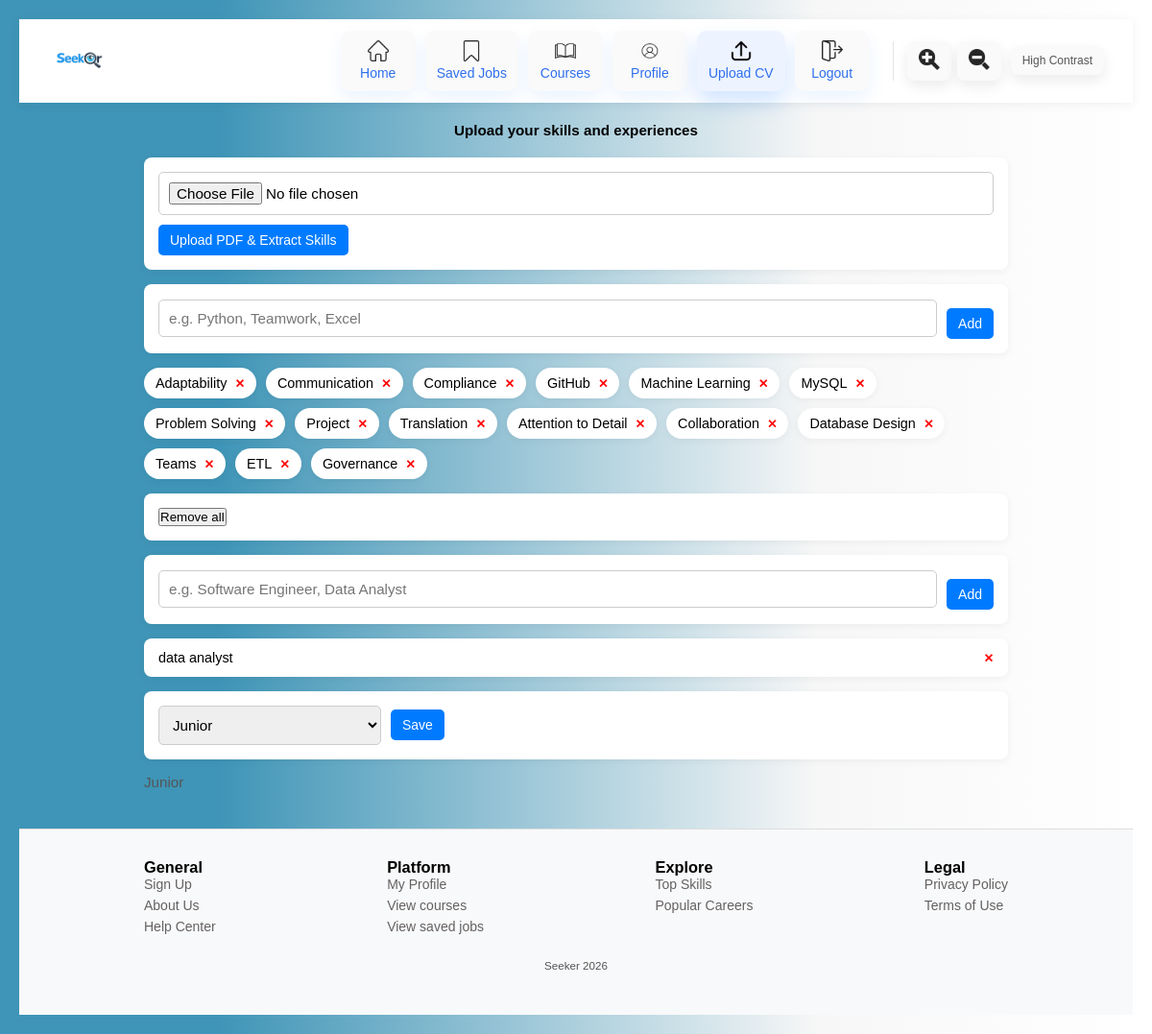
/upload_cv (signed in), run on the app's committed database.
### app.py (models this page shows)
class UserSkill(db.Model):  #user skill table
    __tablename__="user_skill"
    id = db.Column(db.Integer, primary_key=True)
    user_id=db.Column(db.Integer,db.ForeignKey("user.id"), nullable=False)
    skill_id = db.Column(db.Integer, db.ForeignKey("skill.id"), nullable=False)
    user = db.relationship("User", back_populates="skills")
    skill = db.relationship("Skill", back_populates="users")
    __table_args__ = (
        db.UniqueConstraint("user_id", "skill_id", name="unique_user_skill"),
    )

class Skill(db.Model):   #skill table
    __tablename__="skill"
    id = db.Column(db.Integer, primary_key=True)
    name = db.Column(db.String(120), unique=True, nullable=False)
    users = db.relationship("UserSkill",back_populates="skill",cascade="all, delete-orphan")

class User(db.Model): #user table
    __tablename__="user"
    id = db.Column(db.Integer, primary_key=True)
    email = db.Column(db.String(120), unique=True, nullable=False)
    password = db.Column(db.String(200), nullable=False)
    name = db.Column(db.String(100))
    experience_level=db.Column(db.String(100))
    career_goal= db.Column(db.String(100))
    skills = db.relationship("UserSkill",back_populates="user",cascade="all, delete-orphan")

### app.py (the view, shortened to what this page needs)
@app.route('/upload_cv', methods=["GET", "POST"]) # upload cv, allows user to complete their profile
def upload_cv():
    if 'user' not in session:
        flash('Login first', 'error')
        return redirect(url_for('login_page'))
    user = User.query.filter_by(email=session['user']).first()
    if not user:
        flash('User not found', 'error')
        return redirect(url_for('login_page'))
    return render_template("upload_cv.html", user=user)

### templates/upload_cv.html (shortened to what this page needs)
<!DOCTYPE html>
<html lang="en">
<head>
  <link rel="stylesheet" href="{{ url_for('static', filename='upload_cv.css') }}">
</head>
<body>
  {% include 'navbar.html' %}
<h1> Upload your skills and experiences</h1>
<form method="POST" action="{{ url_for('extract_skills_from_cv') }}" enctype="multipart/form-data">
  <input type="file" name="cv" accept="application/pdf" class="entrybox" required>
  <button type="submit" class="loged">Upload PDF & Extract Skills</button>
</form>
<form method="POST" action="{{ url_for('upload_cv') }}">
    <div class="skill-input">
      <input type="text" name="skills" class="entrybox"
             placeholder="e.g. Python, Teamwork, Excel" required>
      <button type="submit" class="loged">Add</button>
    </div>
  </form>
  <ul class="skill-list">
    {% for us in user.skills %}
      <li class="skill-item">
        {{ us.skill.name }}
        <form method="POST" action="{{ url_for('upload_cv') }}" class="delete-form">
          <button type="submit" class="delete-btn">✕</button>
        </form>
      </li>
    {% endfor %}
  </ul>
  <form method="POST" action="{{ url_for('upload_cv') }}" class="delete-all-form">
    <button type="submit" class="remove-all-btn">Remove all</button>
  </form>
  <form method="POST" action="{{ url_for('upload_cv') }}">
    <div class="goals-input">
        <input type="text" name="goals" class="entrybox"
               placeholder="e.g. Software Engineer, Data Analyst" required>
        <button type="submit" class="loged">Add</button>
      </div>
    </form>
    {% if user.career_goal %}
    <div class="goal-item">
      {{ user.career_goal }}
      <form method="POST" action="{{ url_for('upload_cv') }}" class="delete-form">
        <button type="submit" class="delete-btn">✕</button>
      </form>
    </div>
  {% else %}
    <p>No career goal added yet</p>
  {% endif %}
  <form method="POST" action="{{ url_for('upload_cv') }}">
    <div class="form-group">
      <select id="experience" name="experience" class="dropdown">
        <option value="Junior" {% if user.experience_level == "Junior" %}selected{% endif %}>Junior</option>
      </select>
      <button type="submit" class="save-btn">Save</button>
    </div>
  </form>
  <p>{{user.experience_level}}</p>
  {%include 'footer.html'%}
</body>
</html>

### static/upload_cv.css (style rules this page uses)
* { margin: 0; padding: 0; box-sizing: border-box; }
body { font-family: Arial, Helvetica, sans-serif; background-color: #f4f6f9; padding: 20px; }
h1 { font-size: 0.95em; text-align: center; margin: 20px 0; }
form { max-width: 900px; margin: 0 auto 15px auto; background: white; padding: 15px; border-radius: 8px; box-shadow: 0 2px 8px rgba(0,0,0,0.05); }
.entrybox { width: 100%; padding: 10px; border: 1px solid #ccc; border-radius: 5px; font-size: 0.95em; }
.loged { margin-top: 10px; padding: 8px 12px; border: none; background-color: #007bff; color: white; border-radius: 5px; cursor: pointer; font-size: 0.875em; }
.skill-input, .goals-input, .form-group { display: flex; gap: 10px; align-items: center; flex-wrap: wrap; }
.skill-input .entrybox, .goals-input .entrybox { flex: 1; min-width: 250px; }
.skill-list { max-width: 900px; margin: 0 auto 15px auto; list-style: none; padding: 0; display: flex; flex-wrap: wrap; gap: 10px; }
.skill-item { background: white; padding: 8px 12px; border-radius: 20px; box-shadow: 0 2px 8px rgba(0,0,0,0.05); display: flex; align-items: center; gap: 8px; font-size: 0.9em; }
.delete-form { display: inline; margin: 0; padding: 0; background: none; box-shadow: none; }
.delete-btn { background: none; border: none; color: red; font-weight: bold; cursor: pointer; font-size: 0.875em; }
.goal-item { max-width: 900px; margin: 0 auto 15px auto; background: white; padding: 12px 15px; border-radius: 8px; box-shadow: 0 2px 8px rgba(0,0,0,0.05); display: flex; align-items: center; justify-content: space-between; gap: 10px; font-size: 0.9em; }
.dropdown { padding: 10px; border: 1px solid #ccc; border-radius: 5px; min-width: 220px; font-size: 0.95em; }
.save-btn { padding: 8px 12px; border: none; background-color: #007bff; color: white; border-radius: 5px; cursor: pointer; font-size: 0.875em; }
p { max-width: 900px; margin: 0 auto 15px auto; color: #555; font-size: 0.95em; }

### static/navbar.css (style rules this page uses)
* { box-sizing: border-box; }
body { margin: 0; font-family: Arial; background: linear-gradient( 90deg, rgb(63, 149, 183) 19%, rgba(247, 247, 247, 1) 71%, rgb(255, 255, 255) 100% ); }

### data on the page
UserSkill: skill.name "Adaptability"
UserSkill: skill.name "Communication"
UserSkill: skill.name "Compliance"
UserSkill: skill.name "GitHub"
UserSkill: skill.name "Machine Learning"
UserSkill: skill.name "MySQL"
UserSkill: skill.name "Problem Solving"
UserSkill: skill.name "Project"
UserSkill: skill.name "Translation"
UserSkill: skill.name "Attention to Detail"
UserSkill: skill.name "Collaboration"
UserSkill: skill.name "Database Design"
UserSkill: skill.name "Teams"
UserSkill: skill.name "ETL"
UserSkill: skill.name "Governance"
User: career_goal "data analyst", experience "Junior", experience_level "Junior"
